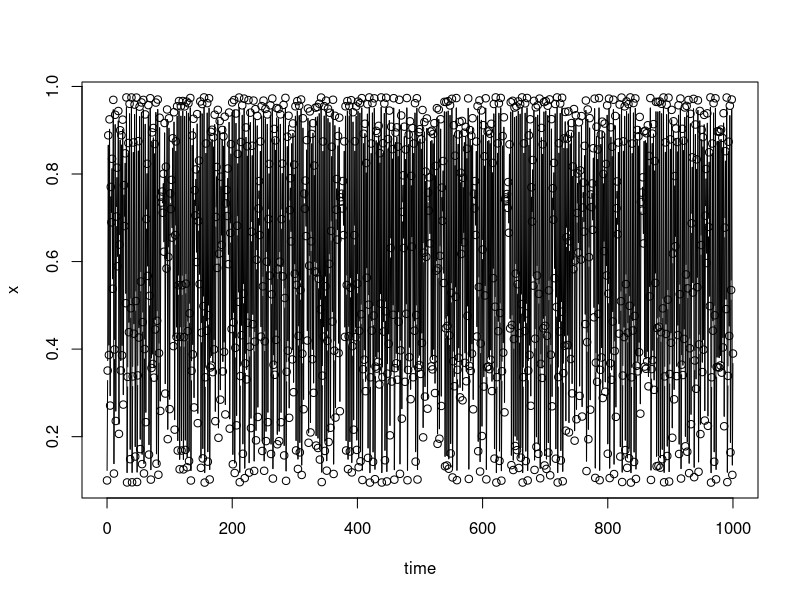
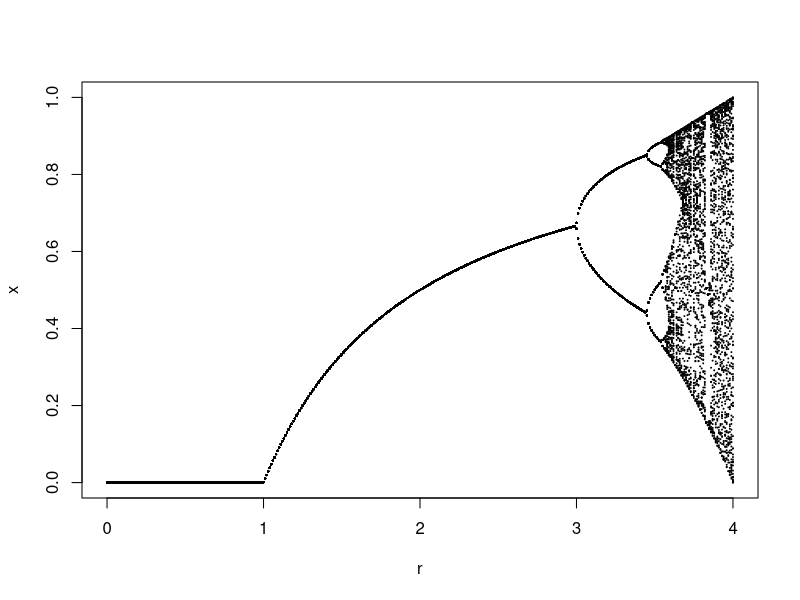

Source code (R) for these figures, in order:
#### Numerically solve the logistic map equation: X(t+1) = r*X(t)*(1-X(t))
### Then make bifurcation diagram

## first start with a single value for r
r <- 3.9
maxtime <- 1000
times <- 1:maxtime
x <- rep(NA, maxtime+1)
x[1] <- 0.1
### now loop through times and save value of x
for(i in 1:maxtime){
  x[i+1] <- r*x[i]*(1-x[i])
}

## now plot it!
out <- data.frame(x=x, time=0:maxtime)
plot(x~time, out,  type="b")
abline(h=0)


###### Now let's make the bifurcation diagram!!
#### Remember what we need: for each r value, we need the steady state value of x
## We want to loop through values of r and save the last handful of values of x after it settles out

rs <- seq(0,4,0.01)

out <- NULL
for(r in rs){
  ### solve the model with this r
  for(i in 1:maxtime){
    x[i+1] <- r*x[i]*(1-x[i])
  }
  ### Now save the last 100 of values of x and the value r
  outies <- x
  outies <- data.frame(tail(x, n=100))
  outies$r <- r
  
  out <- rbind(out, outies)
  
}
names(out) <- c("x", "r")

plot(x~r, out, pch=19, cex=0.05)
